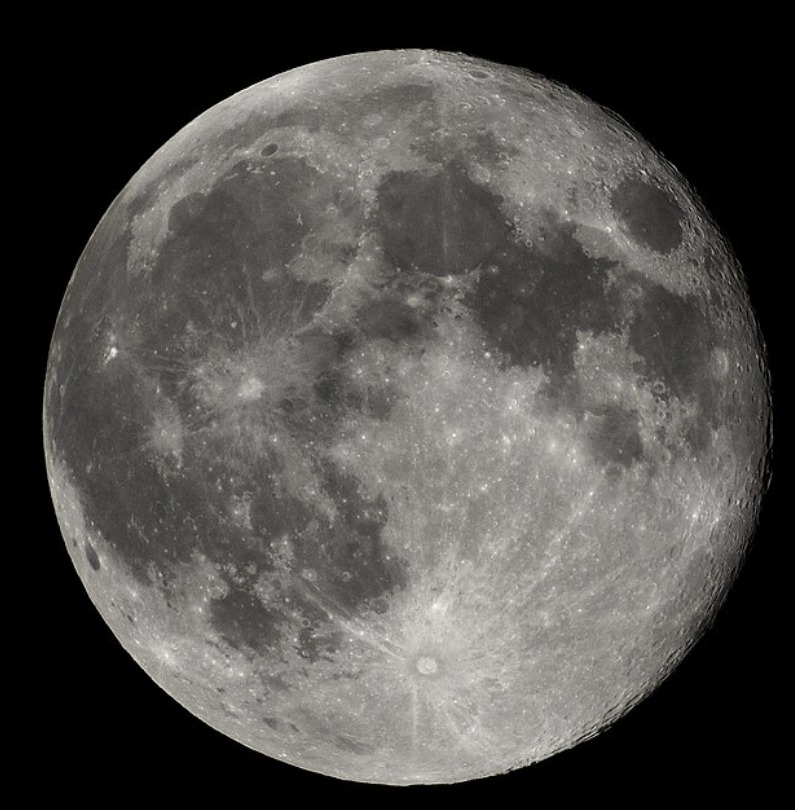
#> input picture Digital Image Processing/FullMoon.jpg, 795 x 810 px, found by its file name
$ jupyter execute Lab4.ipynb
#> lines starting #> are read from the running program, lines starting #| are printed output that depends on the picture
[cell 1]
import matplotlib.pyplot as plt
import cv2
img = cv2.imread("C:\\Academics\\Python\\Digital Image Processing\\FullMoon.jpg")
#> img is the input picture: shape (810, 795, 3); mean B, G, R 73.9, 76.5, 78.6
negative = 255 - img
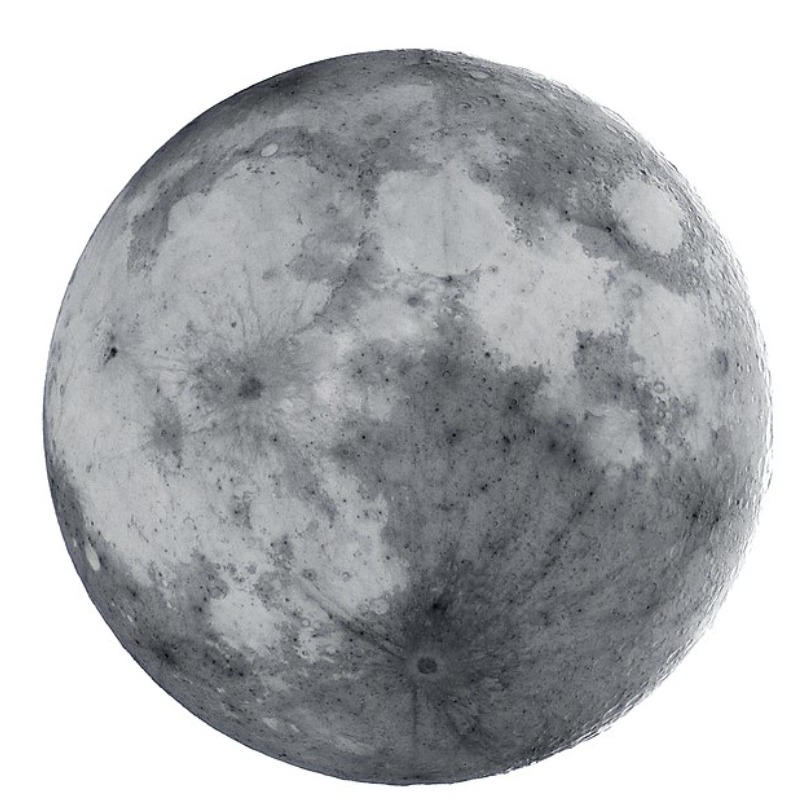
#> negative: shape (810, 795, 3); mean B, G, R 181.1, 178.5, 176.4

[cell 2]
cv2.imshow("Original", img)
cv2.imshow("Negative", negative)
cv2.waitKey(0)
cv2.destroyAllWindows()

[cell 3]
plt.figure(figsize=(10,5))
# Original Image
plt.subplot(1,2,1)
plt.title("Original Image")
plt.imshow(img)
plt.axis("off")

# Equalized Image
plt.subplot(1,2,2)
plt.title("Negative Image")
plt.imshow(negative, cmap='gray')
plt.axis("off")
plt.show()
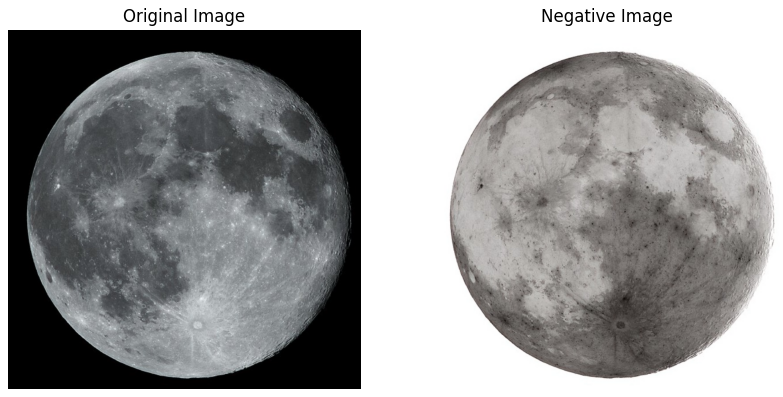
#> figure drawn by matplotlib, 2 panels; B, G, R data is drawn as R, G, B

[cell 4]
img = cv2.imread("C:\\Academics\\Python\\Digital Image Processing\\ILena.jpg")  # Replace with your image path
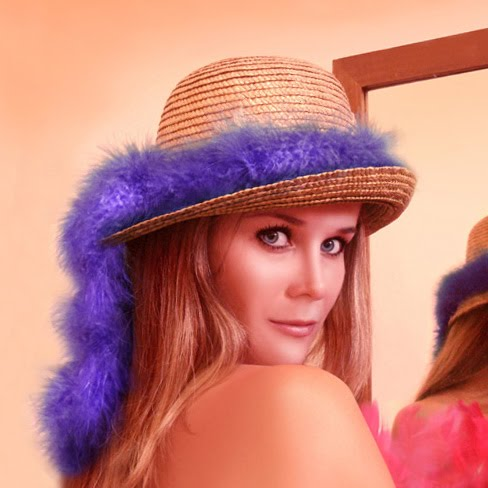
#> input picture Digital Image Processing/ILena.jpg, 488 x 488 px, found by its file name
#> img is the input picture: shape (488, 488, 3); mean B, G, R 124.7, 131.6, 200.8
img_rgb = cv2.cvtColor(img, cv2.COLOR_BGR2RGB)
negative_color = 255 - img
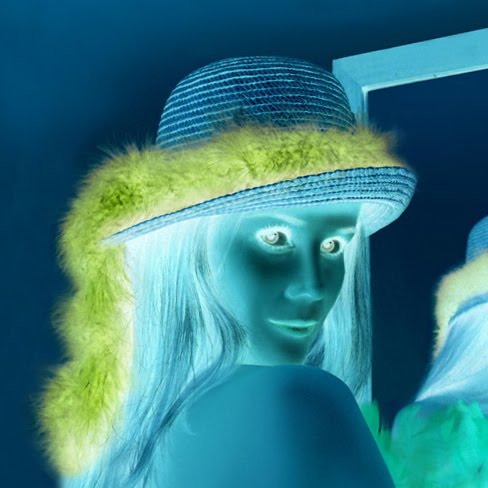
#> negative_color: shape (488, 488, 3); mean B, G, R 130.3, 123.4, 54.2
cv2.imshow("Original Color", img)
cv2.imshow("Negative Color", negative_color)
cv2.waitKey(0)
cv2.destroyAllWindows()

[cell 5]
plt.figure(figsize=(10,5))
# Original Image
plt.subplot(1,2,1)
plt.title("Original Image")
plt.imshow(img_rgb)
plt.axis("off")
negative_color = 255 - img_rgb
# Equalized Image
plt.subplot(1,2,2)
plt.title("Negative Image")
plt.imshow(negative_color)
plt.axis("off")
plt.show()
